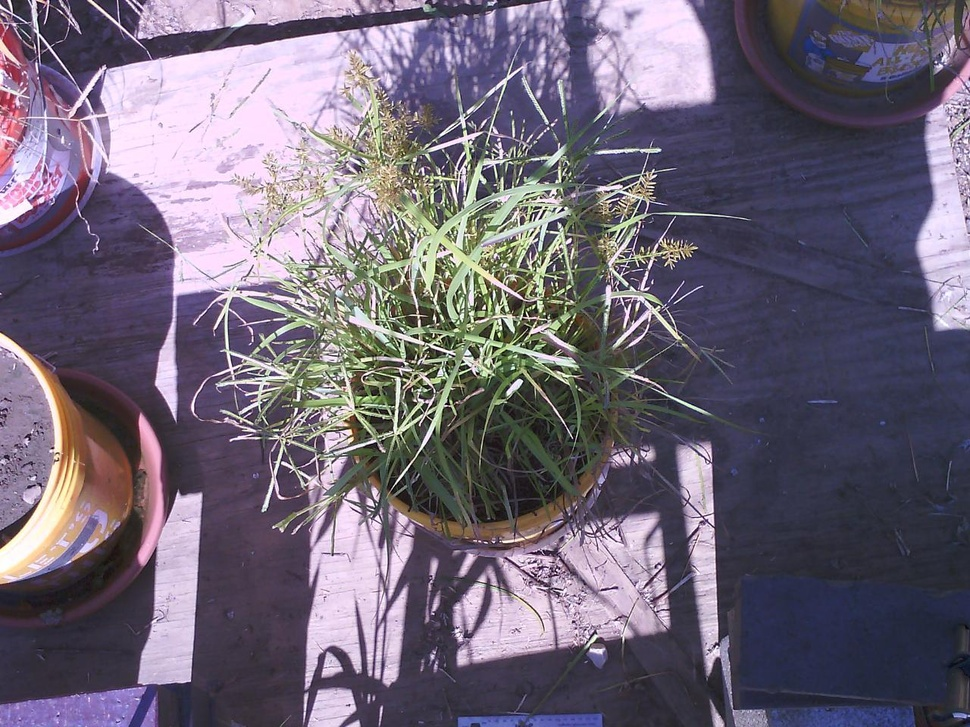
%> input picture MATLAB Working Folder/FLIR3550- full photo.jpg, 970 x 727 px, shrunk from 1280 x 960 before the run
$ octave --eval "result = segmentImage(imread('FLIR3550- full photo.jpg'));"   (GNU Octave 9; MATLAB toolbox functions it lacks are replaced by stand-ins)
%> lines starting %> are read from the running program, lines starting %| are printed output that depends on the picture; in (x1, y1, x2, y2) boxes, pixels count from 0 and x2, y2 are one past the last pixel; in counts of white or black regions, pixels touching at a corner belong together; the program's own positions count from 1
function [BW,maskedImage] = segmentImage(RGB)
%segmentImage Segment image using auto-generated code from imageSegmenter app
%  [BW,MASKEDIMAGE] = segmentImage(RGB) segments image RGB using
%  auto-generated code from the imageSegmenter app. The final segmentation
%  is returned in BW, and a masked image is returned in MASKEDIMAGE.

% Auto-generated by imageSegmenter app on 23-Feb-2020
%----------------------------------------------------


% Convert RGB image into L*a*b* color space.
X = rgb2lab(RGB);
%> X: size 727x970x3 double; mean of channels 1, 2, 3 43.4, 7.2, -8

% Auto clustering
sz = size(X);
%> sz = [727 970 3]
im = single(reshape(X,sz(1)*sz(2),[]));
im = im - mean(im);
im = im ./ std(im);
s = rng;
rng('default');
L = kmeans(im,2,'Replicates',2);
rng(s);
BW = L == 2;
%> BW = 705190 logical values, 135537 true
BW = reshape(BW,[sz(1) sz(2)]);
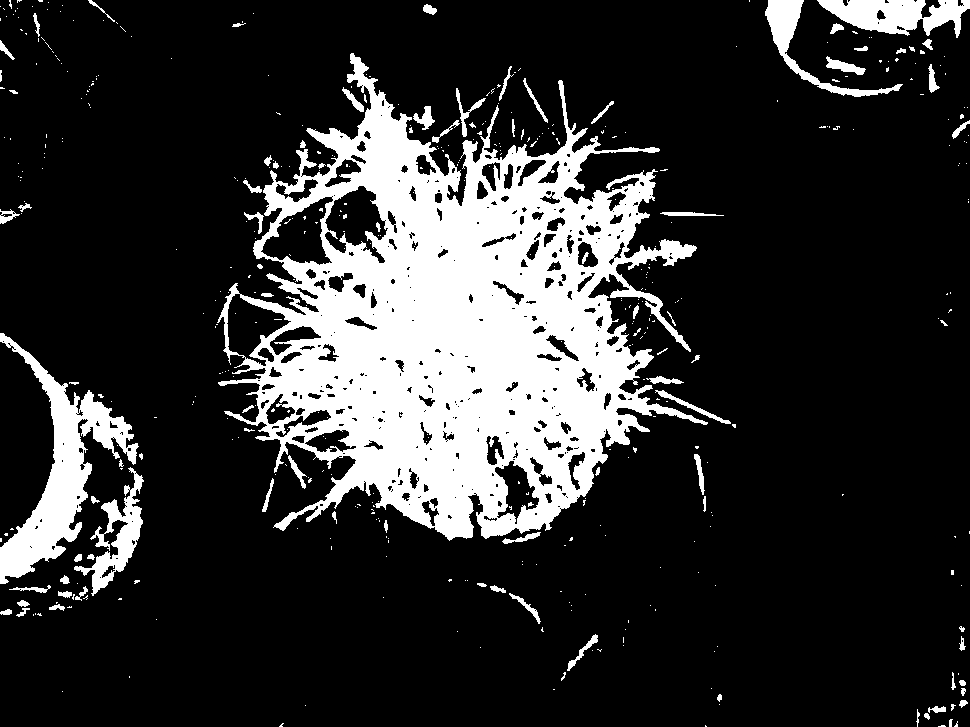
%> BW: size 727x970 logical; 19.2% white; 474 white regions (386 under 20 px), largest, box (x1, y1, x2, y2) and area: (217, 53, 708, 541) 109951, (0, 333, 139, 584) 9730, (817, 0, 970, 38) 3476

% Fill holes
BW = imfill(BW, 'holes');
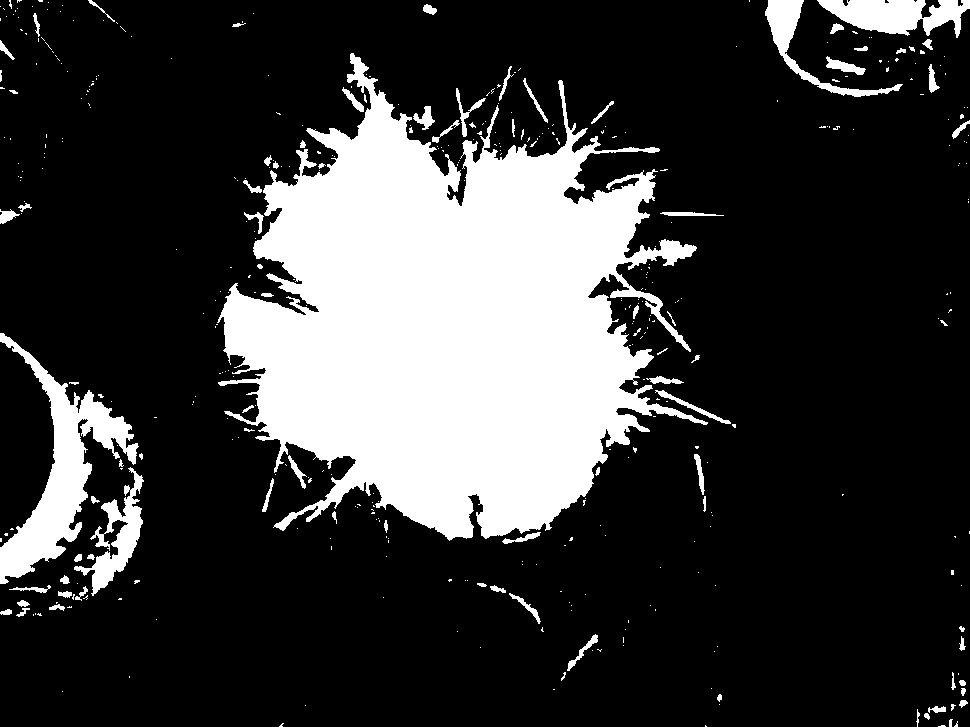
%> BW: size 727x970 logical; 22.3% white; 425 white regions (339 under 20 px), largest, box (x1, y1, x2, y2) and area: (217, 53, 708, 541) 131210, (0, 333, 139, 584) 9881, (817, 0, 970, 38) 3558

% Create masked image.
maskedImage = RGB;
%> maskedImage is the input picture: size 727x970x3 uint8; mean R, G, B 111.1, 102.4, 118.8
maskedImage(repmat(~BW,[1 1 3])) = 0;
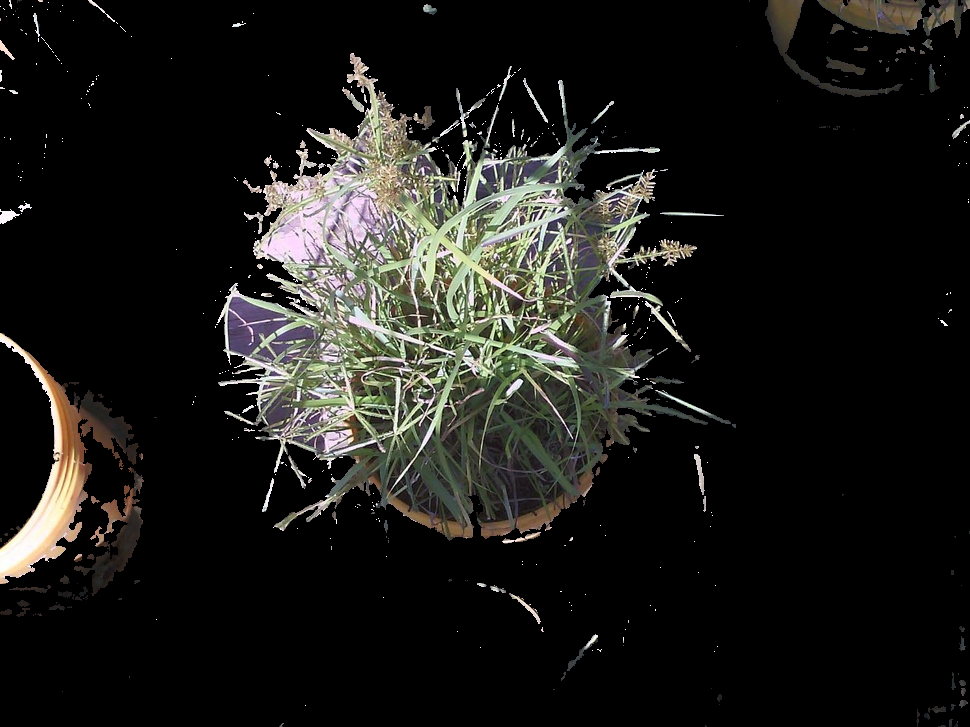
%> maskedImage: size 727x970x3 uint8; mean R, G, B 28.1, 27.7, 24.8
end

$ run again, on MATLAB Working Folder/FLIR0006.jpg
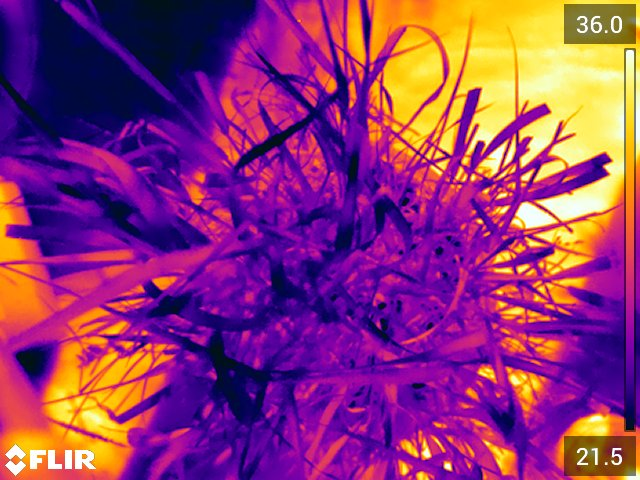
%> input picture MATLAB Working Folder/FLIR0006.jpg, 640 x 480 px
%> X: size 480x640x3 double; mean of channels 1, 2, 3 40.6, 44.7, -15.3
%> in segmentImage, `BW = L == 2;`: BW = 307200 logical values, 73708 true
%> in segmentImage, `BW = reshape(BW,[sz(1) sz(2)]);`:
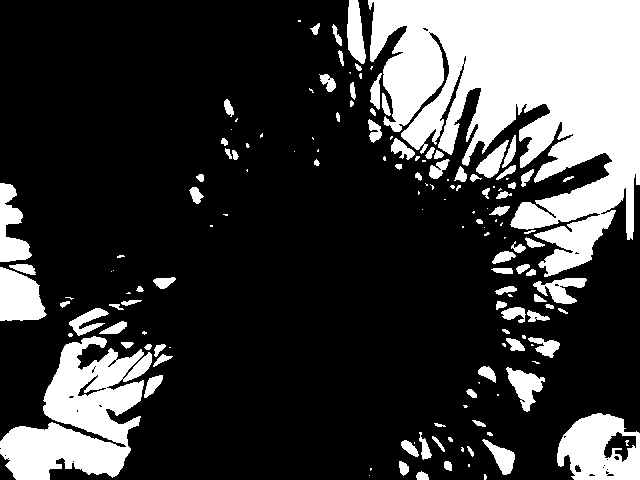
%> BW: size 480x640 logical; 24% white; 150 white regions (63 under 20 px), largest, box (x1, y1, x2, y2) and area: (368, 0, 640, 277) 43226, (0, 336, 152, 480) 11650, (557, 413, 640, 480) 3856
%> in segmentImage, maskedImage is the input picture: size 480x640x3 uint8; mean R, G, B 141.6, 53.8, 114.5
%> in segmentImage, `maskedImage(repmat(~BW,[1 1 3])) = 0;`:
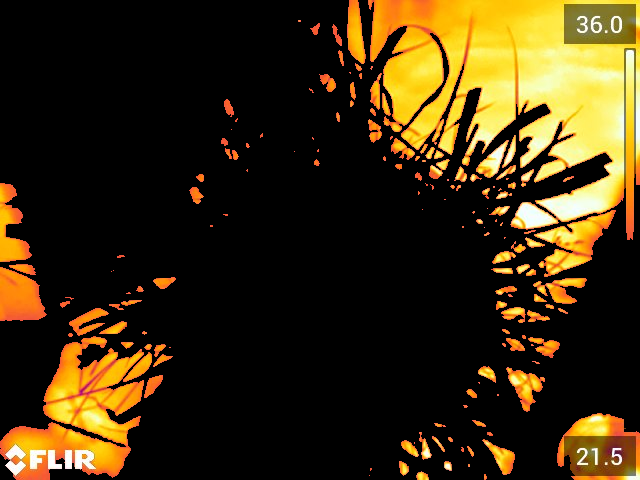
%> maskedImage: size 480x640x3 uint8; mean R, G, B 58.5, 44.1, 15.2
